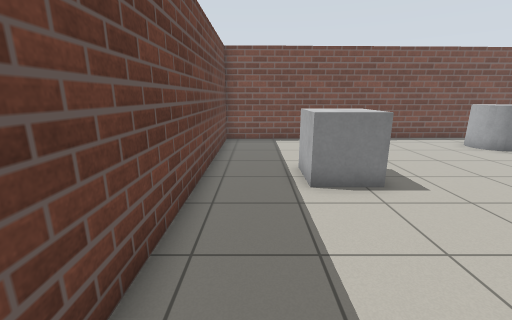
view 1 (above)

17 first-person views from a walk through a robot-simulator world made for Gazebo. The camera is 1.2 m above the floor, tilts 14° down and sees 90° across. The floor is counted in squares, 0.5 m on a side. Each view is taken from the middle of a square. On the plan, view 1 faces up. The plan holds only what a view shows up to about 17 squares ahead; the rest is blank. Robots are left out.

view 2
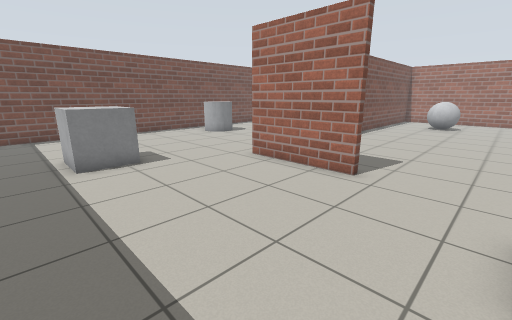

view 3
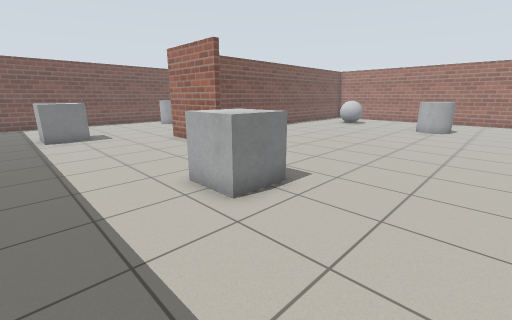

view 4
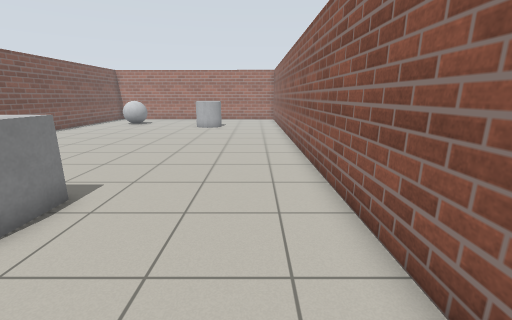

view 5
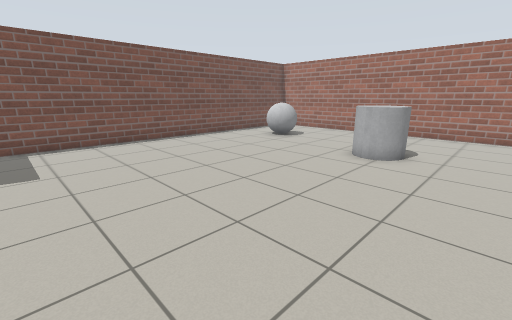

view 6
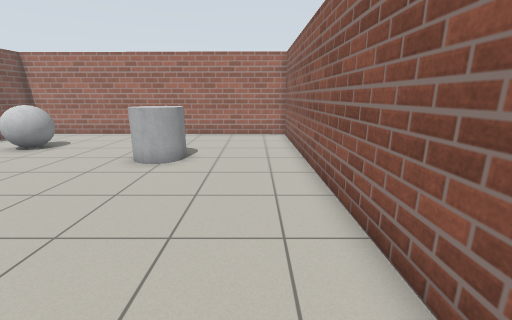

view 7
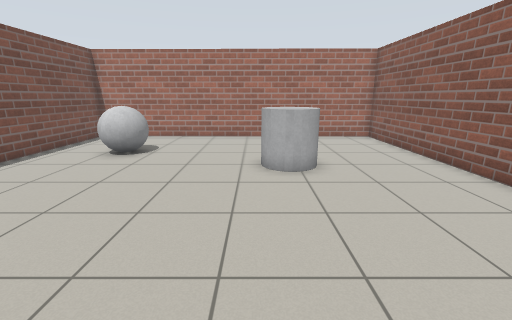

view 8
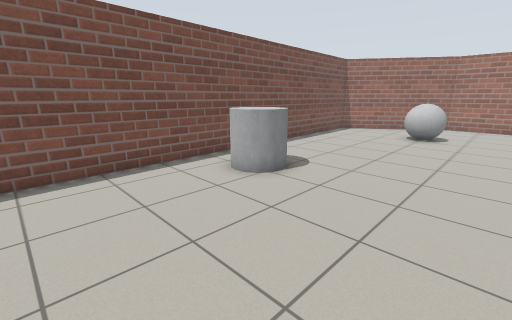

view 9
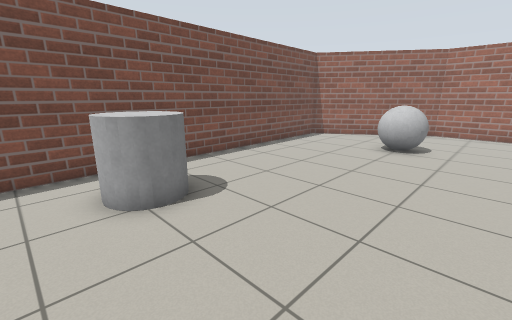

view 10
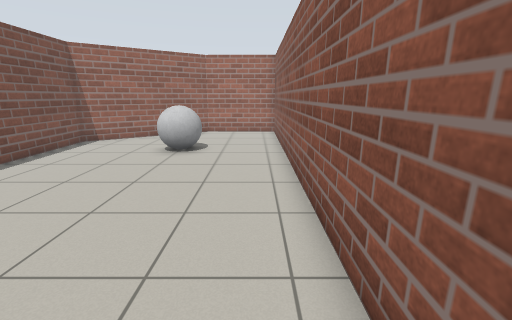

view 11
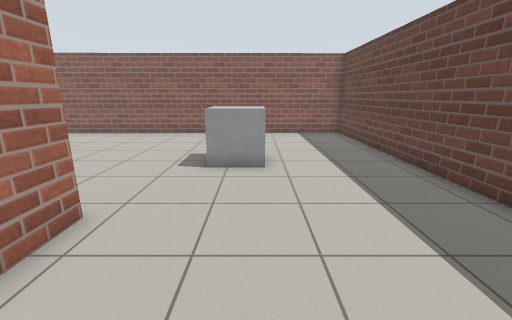

view 12
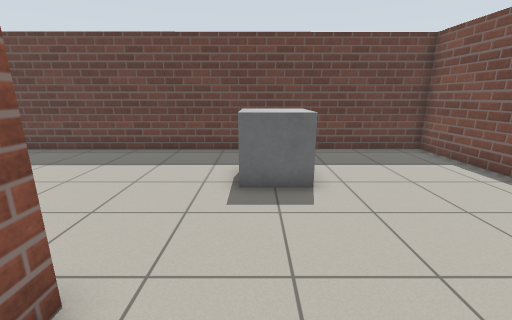

view 13
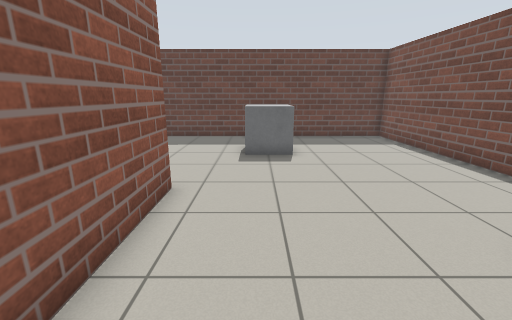

view 14
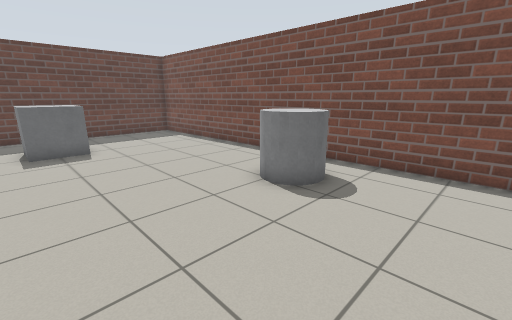

view 15
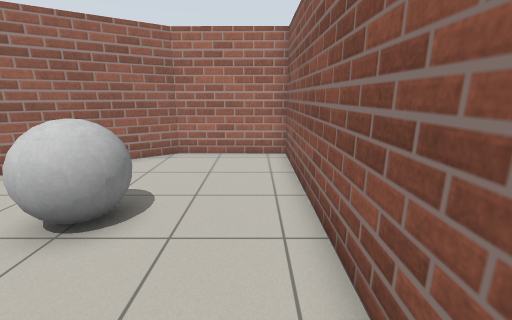

view 16
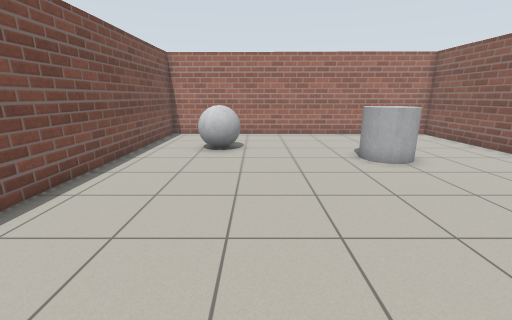

view 17
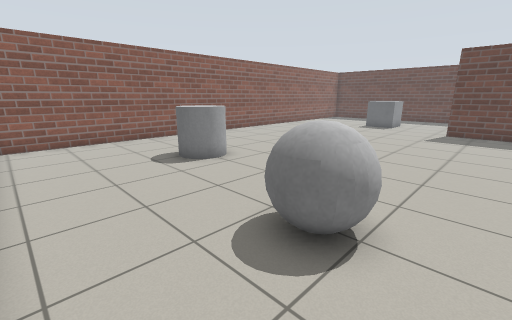

### Floor plan
Points are (right, up) in squares from view 1. A wall is a line through its corners. A room is listed if a view was taken in it or the views show most of it. See-through windows are left out.
Room 1 (views 1, 2, 3, 4, 5, 6, 7, 8, 9, 10, 11, 12, 13, 14, 15, 16, 17)
walls: (7.5, 0.1) (7.5, 4.7) (27.7, 4.7) (27.8, 9.3) (23.6, 15.3) (-1.7, 14.6) (-1.6, -12.2) (27.5, -11.9) (27.7, 4.4) (9.8, 4.4); (7.8, 3.1) (7.8, 0.2)
objects: grey box (2, 7) to (3, 8); grey box (4, -5) to (5, -4); grey cylinder (11, 11) to (12, 13); grey cylinder (20, -7) to (22, -5); grey ball (21, 9) to (22, 10); grey ball (22, 0) to (24, 1)

Positions as (right, up) in squares from view 1, and headings:
1: (0, 0), facing up
2: (0, -3), facing up-right
3: (0, -10), facing up-right
4: (0, -10), facing right
5: (10, -10), facing up-right
6: (11, -10), facing right
7: (12, -5), facing right
8: (5, 6), facing up-right
9: (9, 6), facing up-right
10: (10, 6), facing right
11: (4, 5), facing down
12: (10, 7), facing left
13: (14, 7), facing left
14: (16, 6), facing up-left
15: (17, 6), facing right
16: (11, -1), facing right
17: (27, 3), facing down-left
